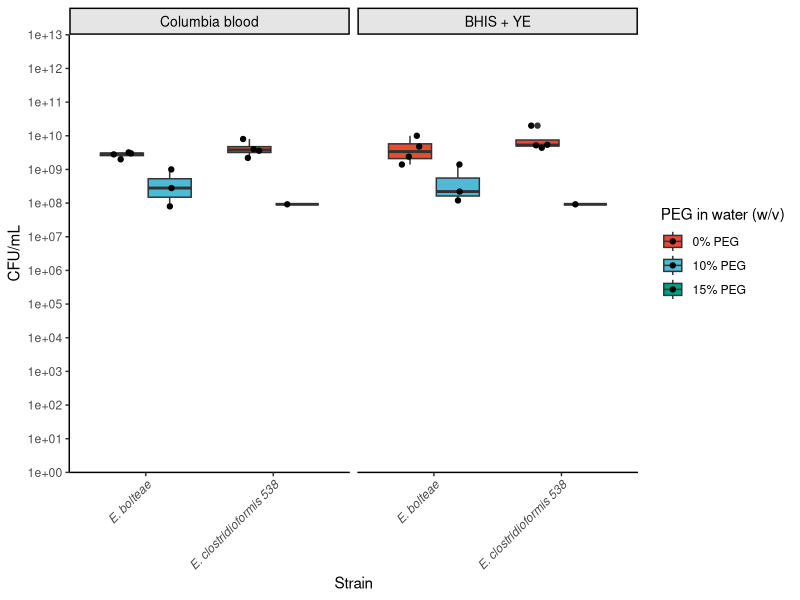
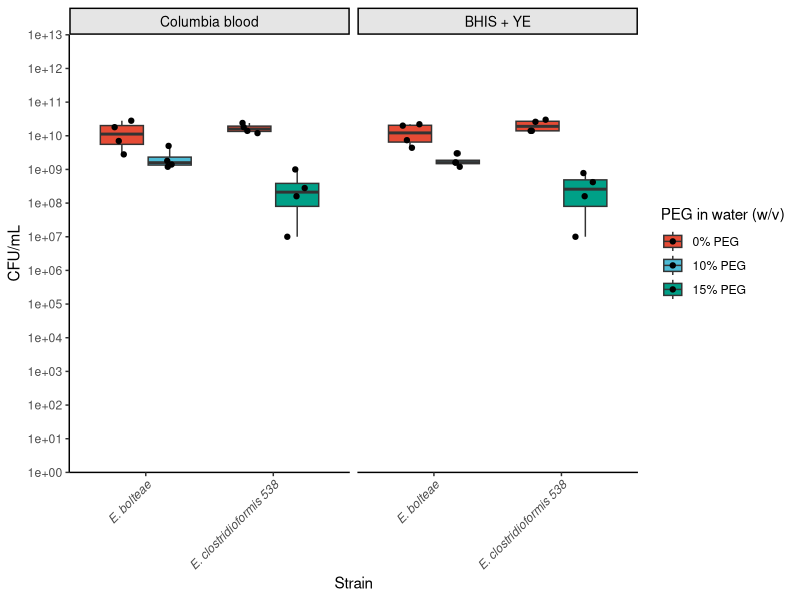
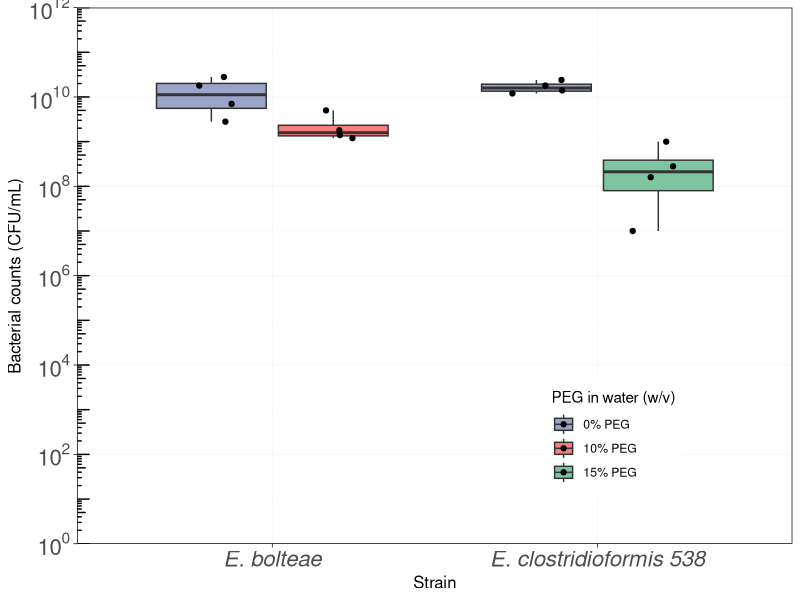

Write R code to recreate these figures, in order.
## ---- chunk 1
library(tidyverse)
library(readxl)
library(ggsci)
## ---- chunk 2
dat <- read_excel(path = "CFU_per_mL.xlsx", sheet = "Sheet1") %>%
  mutate(Media = factor(Media), Media = fct_rev(Media)) %>%
  mutate(Cage_num = factor(Cage_num),
         Treatment_PEG = factor(Treatment_PEG),
         Cage_num = fct_relabel(Cage_num, .fun = function(.) paste0("Cage #", .)),
         Treatment_PEG = fct_relabel(Treatment_PEG, .fun = function(.) paste0(.,"% PEG")))

dat
## ---- chunk 3
dat %>%
  filter(Sample_type == "Fecal") %>%
  ggplot(aes(x = Strain, y = CFU_mL, fill = Treatment_PEG)) +
    geom_boxplot() +
    geom_point(position=position_jitterdodge()) +
    scale_y_log10(limits = c(1e+0, 1e+13), n.breaks = 13 ,expand = c(0, 0)) +
    theme_classic() +
    scale_fill_npg() +
    labs(x = "Strain", y = "CFU/mL", fill = "PEG in water (w/v)") +
    facet_grid(.~Media) +
  
    theme(strip.text.x = element_text(size=10, colour = "Black"),
        strip.background = element_rect(colour="black", fill="grey90"),
        axis.text.x = element_text(angle = 45,hjust=1, face = "italic")
        #panel.grid = element_blank()
        )
## ---- chunk 4
dat %>%
  filter(Sample_type == "Cecal") %>%
  ggplot(aes(x = Strain, y = CFU_mL, fill = Treatment_PEG)) +
    geom_boxplot() +
    geom_point(position=position_jitterdodge()) +
    scale_y_log10(limits = c(1e+0, 1e+13), n.breaks = 13 ,expand = c(0, 0)) +
    theme_classic() +
    scale_fill_npg() +
    labs(x = "Strain", y = "CFU/mL", fill = "PEG in water (w/v)") +
    facet_grid(.~ Media) +
  
    theme(strip.text.x = element_text(size=10, colour = "Black"),
        strip.background = element_rect(colour="black", fill="grey90"),
        axis.text.x = element_text(angle = 45,hjust=1, face = "italic")
        #panel.grid = element_blank()
        )
## ---- chunk 5
breaks_log10 <- function(x) {
  low <- floor(log10(min(x)))
  high <- ceiling(log10(max(x)))

  10^(seq.int(low, high, by = 2))
}

p <- dat %>%
  filter(Sample_type == "Cecal", Media == "Columbia blood") %>%
  ggplot(aes(x = Strain, y = CFU_mL, fill = Treatment_PEG)) +
    geom_boxplot(alpha=0.5) +
    geom_point(position=position_jitterdodge()) +
      facet_grid(.~ Media) +
    #scale_y_log10(limits = c(1e+0, 1e+13), n.breaks = 13 ,expand = c(0, 0)) +

    scale_y_log10(breaks = breaks_log10, limits = c(1e+0, 1e+12),expand = c(0, 0), n.breaks = 6,
                labels = scales::trans_format(log10, scales::math_format(10^.x))) +
    annotation_logticks(sides = "l") +
  scale_x_discrete()+
    theme_light() +
    scale_fill_aaas() +
    labs(x = "Strain", y = "Bacterial counts (CFU/mL)", fill = "PEG in water (w/v)") +

  
  theme(panel.border = element_rect(color = "black"),
        panel.grid = element_line(colour = "grey96"),
        axis.ticks = element_line(color = "black"),
        #strip.text.x = element_text(size=12, face="italic", color = "black"),
        strip.text.x = element_blank(),
        axis.title = element_text(size = 12),
        axis.text=element_text(size=16, face = "italic"),
        legend.position = c(0.75, 0.2)
        ) 
p
## ---- chunk 6
# filter dat
dat_bolt <- dat %>%
  filter(Strain == "E. bolteae")
dat_bolt

# do barlett test to check for equal variance
bartlett.test(CFU_mL~Treatment_PEG, data = dat_bolt) # use Var.equal = FALSE

# Perform two sample t test
t.test(CFU_mL~Treatment_PEG, data = dat_bolt,
       var.equal = FALSE,
       conf.level = 0.95)

## ---- chunk 7
# filter dat
dat_CF538 <- dat %>%
  filter(Strain == "E. clostridioformis 538")
dat_CF538

# do barlett test to check for equal variance
bartlett.test(CFU_mL~Treatment_PEG, data = dat_CF538) # use Var.equal = FALSE

# Perform two sample t test
t.test(CFU_mL~Treatment_PEG, data = dat_CF538,
       var.equal = FALSE,
       conf.level = 0.95)

